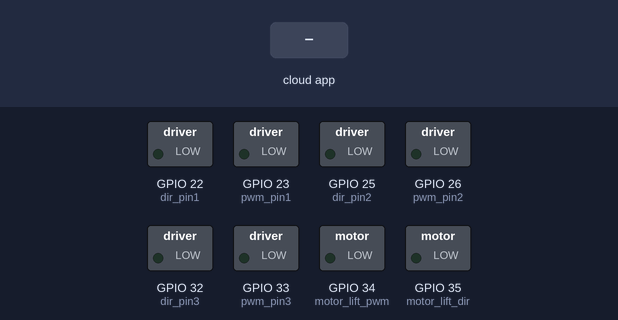
Recording of a sketch running on a simulated ESP32. Shown: switched loads named in the sketch (green lamp = pin HIGH). Inputs (shaded band) come from the test bench. The ROS host is connected and sends only what is stated.

Above: at 1.2 s.
1.3 s: the phone or cloud app sets lift to 1
At 2.0 s:
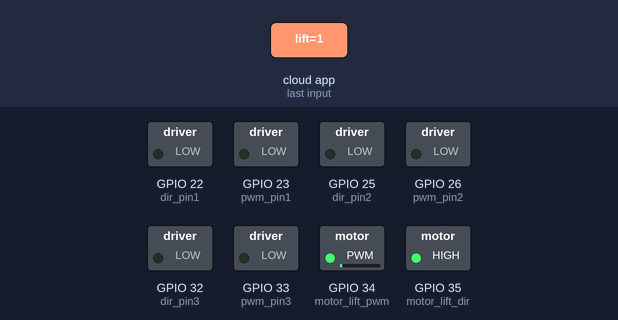
2.8 s: the phone or cloud app sets lift to 0
At 3.1 s:
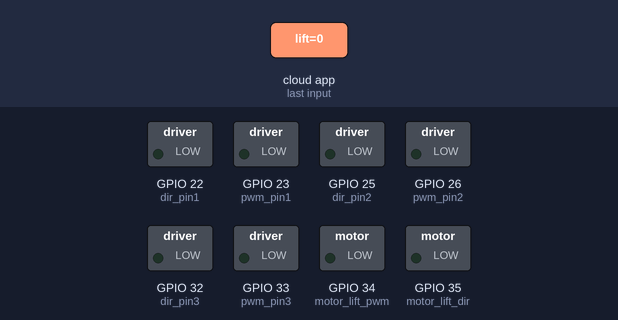
Timing chart, 0 to 5.8 s (numbered marks = the images above; inputs shaded):
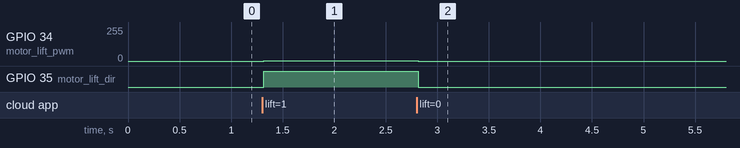

Measured:
- after the input at 1.3 s, GPIO 34 (motor_lift_pwm): 0/255 → 1/255 at once; GPIO 35 (motor_lift_dir): LOW → HIGH at once
- after the input at 2.8 s, GPIO 34 (motor_lift_pwm): 1/255 → 0/255 at once; GPIO 35 (motor_lift_dir): HIGH → LOW at once

The sketch:

robo2_final.ino
```cpp
#include <micro_ros_arduino.h>
#include <rcl/rcl.h>
#include <rcl/error_handling.h>
#include <rclc/rclc.h>
#include <rclc/executor.h>
#include <geometry_msgs/msg/quaternion.h>
#include <std_msgs/msg/int16.h>


geometry_msgs__msg__Quaternion msg;
std_msgs__msg__Int16 msg1;
std_msgs__msg__Int16 msg2;


rcl_subscription_t subscriber;

rcl_subscription_t subscriber_lift;
rcl_subscription_t subscriber_piston;

rclc_executor_t executor;
rcl_allocator_t allocator;
rclc_support_t support;
rcl_node_t node;


// 21 isn't a great pin for servo control

const int dir_pin1 = 22;
const int pwm_pin1 = 23;

const int dir_pin2 = 25;
const int pwm_pin2 = 26;

const int dir_pin3 = 32;
const int pwm_pin3 = 33;

const int motor_lift_dir= 35;
const int motor_lift_pwm = 34;

const int piston_pin = 25;


int dirn = 0, vel = 0, m1 = 0, m2 = 0, m3 = 0, m4 = 0 ;
int piston = 0, piston_lift_sate = 0;
#define RCCHECK(fn) { rcl_ret_t temp_rc = fn; if ((temp_rc != RCL_RET_OK)) { error_loop(); } }
#define RCSOFTCHECK(fn) { rcl_ret_t temp_rc = fn; if ((temp_rc != RCL_RET_OK)) { } }

void error_loop() {
  while (1) {
    delay(100);
  }
}

void subscription_callback(const void *msgin) {
  const geometry_msgs__msg__Quaternion *msg = (const geometry_msgs__msg__Quaternion *)msgin;
     m1 = (int)msg->x;
     m2 = (int)msg->y;
     m3 = (int)msg->z;


}

void grpr_subscription_callback(const void *msgin) {
  const std_msgs__msg__Int16 *msg = (const std_msgs__msg__Int16 *)msgin;

    m4 = (int)msg->data;


}

void piston_subscription_callback(const void *msgin) {
  const std_msgs__msg__Int16 *msg = (const std_msgs__msg__Int16 *)msgin;
  piston = (int)msg->data;
     if(piston)
     {
      digitalWrite(piston_pin,HIGH);
     }
     else
     {

      digitalWrite(piston_pin,LOW);
     }


}

void setup() {
  set_microros_wifi_transports("robocon24", "12345678", "192.168.122.245", 8888);
  //set_microros_transports();
  pinMode(pwm_pin1, OUTPUT);
  pinMode(dir_pin1, OUTPUT);

  pinMode(pwm_pin2, OUTPUT);
  pinMode(dir_pin2, OUTPUT);

  pinMode(pwm_pin3, OUTPUT);

  pinMode(dir_pin3, OUTPUT);

  pinMode(piston_pin, OUTPUT);


  pinMode(motor_lift_dir, OUTPUT);
  pinMode(motor_lift_pwm, OUTPUT);


  allocator = rcl_get_default_allocator();

  // create init_options
  RCCHECK(rclc_support_init(&support, 0, NULL, &allocator));

  // create node
  RCCHECK(rclc_node_init_default(&node, "micro_ros_arduino_node", "", &support));

  // create subscriber
  RCCHECK(rclc_subscription_init_default(
      &subscriber,
      &node,
      ROSIDL_GET_MSG_TYPE_SUPPORT(geometry_msgs, msg, Quaternion),
      "motor_vel"));

  RCCHECK(rclc_subscription_init_default(
    &subscriber_lift,
    &node,
    ROSIDL_GET_MSG_TYPE_SUPPORT(std_msgs, msg, Int16),
    "lift"));

  RCCHECK(rclc_subscription_init_default(
    &subscriber_piston,
    &node,
    ROSIDL_GET_MSG_TYPE_SUPPORT(std_msgs, msg, Int16),
    "piston"));

  // create executor
  RCCHECK(rclc_executor_init(&executor, &support.context, 3, &allocator));
  RCCHECK(rclc_executor_add_subscription(&executor, &subscriber, &msg, &subscription_callback, ON_NEW_DATA));
  RCCHECK(rclc_executor_add_subscription(&executor, &subscriber_lift, &msg1, &grpr_subscription_callback, ON_NEW_DATA));
  RCCHECK(rclc_executor_add_subscription(&executor, &subscriber_piston, &msg2, &piston_subscription_callback, ON_NEW_DATA));


}

void loop() {
  delay(10);
  RCCHECK(rclc_executor_spin_some(&executor, RCL_MS_TO_NS(100)));

  motor(m1, dir_pin1, pwm_pin1);
  motor(m2, dir_pin2, pwm_pin2);
  motor(m3, dir_pin3, pwm_pin3);
  motor(m4, motor_lift_dir, motor_lift_pwm);


  }

// Function to move the robot forward
void motor(int speed, int dirpin, int pwmpin) {
  if (speed > 0)
    digitalWrite(dirpin, 1);

  else
  {
    digitalWrite(dirpin, 0);
  }
  analogWrite(pwmpin, abs(speed));
}
```
